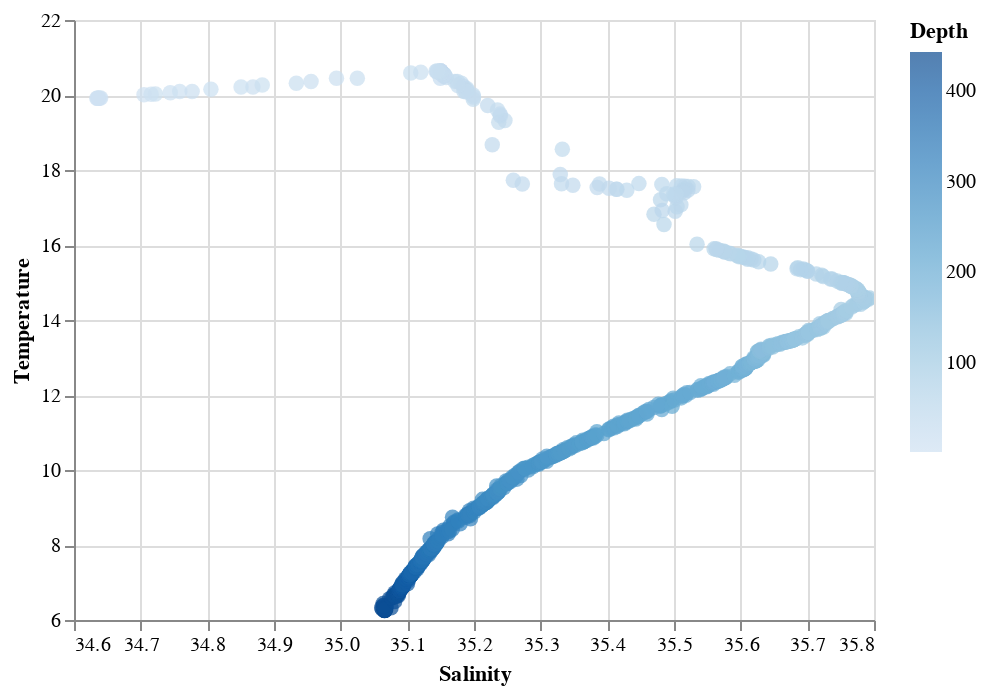

Notebook source saved alongside this figure:
### Markdown cell above
We've barely begun to scratch the surface of python's plotting capabilities. There are also a number of libraries that can create interactive data visualization tools. Here's a quick example using [Altair](https://altair-viz.github.io/index.html).

### Code cell
import altair as alt

alt.Chart(data).mark_circle(size=60).encode(
    alt.X('Salinity',
          scale=alt.Scale(zero=False)
    ),
    alt.Y('Temperature',
          scale=alt.Scale(zero=False)
    ),
    color='Depth',
    tooltip=['Salinity', 'Temperature', 'Depth']
).interactive()

### Figure 1 — Vega-Lite specification as saved in the notebook (floating-point values rounded to 4 significant figures; data arrays with more than 128 entries replaced by an {"elided": "..."} marker saying what was removed)
{"config": {"view": {"continuousWidth": 400, "continuousHeight": 300}}, "data": {"name": "data-e070d7c7391d1a71ac6d53425c009993"}, "mark": {"type": "circle", "size": 60}, "encoding": {"color": {"type": "quantitative", "field": "Depth"}, "tooltip": [{"type": "quantitative", "field": "Salinity"}, {"type": "quantitative", "field": "Temperature"}, {"type": "quantitative", "field": "Depth"}], "x": {"type": "quantitative", "field": "Salinity", "scale": {"zero": false}}, "y": {"type": "quantitative", "field": "Temperature", "scale": {"zero": false}}}, "selection": {"selector001": {"type": "interval", "bind": "scales", "encodings": ["x", "y"]}}, "$schema": "https://vega.github.io/schema/vega-lite/v4.8.1.json", "datasets": {"data-e070d7c7391d1a71ac6d53425c009993": {"elided": "871 records"}}}
